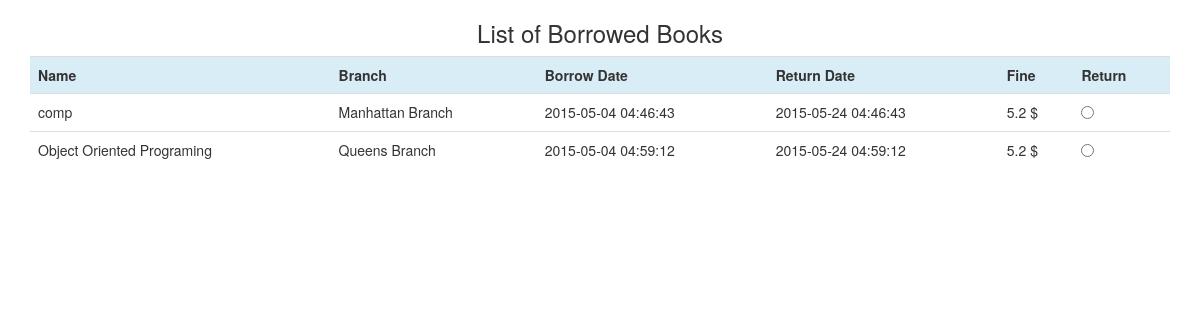
Page /bookReturn.php (signed in) on the committed database.
### tables this page shows
CREATE TABLE IF NOT EXISTS `borrow` (
  `username` varchar(20) NOT NULL DEFAULT '',
  `Book_ID` varchar(10) NOT NULL DEFAULT '',
  `c_id` varchar(10) NOT NULL DEFAULT '',
  `B_Date_Time` datetime NOT NULL DEFAULT '0000-00-00 00:00:00',
  `R_Date_Time` datetime DEFAULT NULL,
  `fine` int(11) DEFAULT NULL,
  `lib_id` varchar(10) DEFAULT NULL
);

CREATE TABLE IF NOT EXISTS `book` (
  `Book_ID` varchar(10) NOT NULL,
  `title` varchar(50) DEFAULT NULL,
  `author` varchar(30) DEFAULT NULL,
  `ISBN` int(11) DEFAULT NULL,
  `publication_date` date DEFAULT NULL,
  `P_ID` varchar(10) DEFAULT NULL
);

CREATE TABLE IF NOT EXISTS `branch` (
  `lib_ID` varchar(10) NOT NULL,
  `l_name` varchar(50) DEFAULT NULL,
  `city` varchar(25) DEFAULT NULL,
  `total_books` int(11) DEFAULT NULL
);

### src/bookReturn.php (the view, shortened to what this page needs)
<!doctype html>
<html>
<head>
<link rel="stylesheet" href="../css/bootstrap.min.css">
<link rel="stylesheet"  href="../css/bootstrap-theme.min.css" >
</head>
<?php
	$link = mysqli_connect("localhost", "dishant", "dishant","library_system");
	$searchBookQuery = '';
	$searchBookMainQuery  = "SELECT book_id, c_id from borrow where username like '". $_SESSION["username"] ."' and fine=0;";
	$searchBookMainResult = mysqli_query($link, $searchBookMainQuery);
	$index = 0;
	while ($row = mysqli_fetch_array($searchBookMainResult))
	{
		$bIDArray[$index] = $row["book_id"];
		$index++;
		$searchBookQuery .= "select b.title,l.l_name, w.c_id,w.b_date_time, w.r_date_time from book b, branch l, borrow w where b.book_id =w.book_id and (w.book_id = '". $row["book_id"] ."') and (w.username like '". $_SESSION["username"] ."') and (l.lib_id = (select c.lib_id from copy c where c.c_id = '". $row["c_id"] ."' and book_id ='". $row["book_id"] ."')) and (w.c_id = (select c.c_id from copy c where c.c_id = '". $row["c_id"] ."' and book_id ='". $row["book_id"] ."' and borrowed = 'y')) and w.fine=0;";
	}
?>
<body>
<div class="container">
</div>
<?php
$headingArray = array("Name", "Branch", "Borrow Date", "Return Date", "Fine", "Return");
echo "<h3 class='text-center'> List of Borrowed Books </h3>";
echo "<table class='table table-hover'>";
	echo "<tr class='info'>";
		foreach($headingArray as $head)
		{
			echo "<th>";
				echo $head;
			echo "</th>";
		}
	echo "<tr>";
	$idIndex = 0;
	$i = 0;
	if (mysqli_multi_query($link, $searchBookQuery)) {
		do {
			if ($result = mysqli_store_result($link)) {
				while ($row = mysqli_fetch_array($result)) {
						$i++;
						createRow($row, $i,$bIDArray[$idIndex]);
				}
			}
			$idIndex++;
		} while (mysqli_next_result($link));
	}
echo "</table>";
function createRow($row, $i, $bookID)
{
		echo "<tr>";
		echo "<td>";
			echo $row["title"];
		echo "</td>";
		echo "<td>";
			echo $row["l_name"];
		echo "</td>";
		echo "<td>";
			echo $row["b_date_time"];
		echo "</td>";
		echo "<td>";
			echo $row["r_date_time"];
		echo "</td>";
		echo "<td>";
			$fine = 0;
			$curruntDate = new DateTime();
			$date_expire = $row["r_date_time"];
			$returnDate = new DateTime($date_expire);
			$difference = $curruntDate->diff($returnDate)->format("%d");
			if ($curruntDate > $returnDate)
			{
					$fine = ($difference*0.2);
					echo $fine." $";
			}
			else
				echo $fine;
		echo "</td>";
		echo "<td>";
			$value = $row["c_id"] ."@". $bookID ."@". $fine ."@". $row["b_date_time"];
			echo "<input type='radio' id='".$i."return'  name='returnRadio' value=". $value .">";
		echo "</td>";
	echo "</tr>";
}
?>
</body>
</html>

### rows in the picture
borrow: Book_ID.title "comp", lib.l_name "Manhattan Branch", B_Date_Time "2015-05-04 04:46:43", R_Date_Time "2015-05-24 04:46:43", R_Date_Time "5.2"
borrow: Book_ID.title "Object Oriented Programing", lib.l_name "Queens Branch", B_Date_Time "2015-05-04 04:59:12", R_Date_Time "2015-05-24 04:59:12", R_Date_Time "5.2"

### other values in the picture
$head "Name"
$head "Branch"
$head "Borrow Date"
$head "Return Date"
$head "Fine"
$head "Return"
